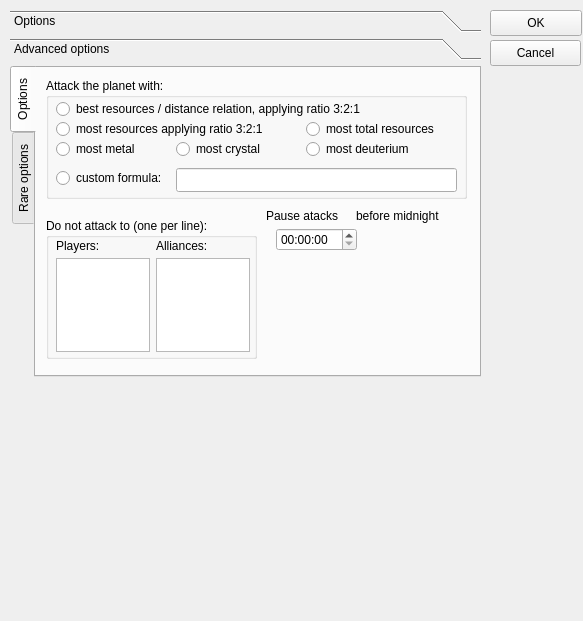
<ui version="4.0" >
 <class>Dialog</class>
 <widget class="QDialog" name="Dialog" >
  <property name="geometry" >
   <rect>
    <x>0</x>
    <y>0</y>
    <width>583</width>
    <height>621</height>
   </rect>
  </property>
  <property name="sizePolicy" >
   <sizepolicy>
    <hsizetype>0</hsizetype>
    <vsizetype>0</vsizetype>
    <horstretch>0</horstretch>
    <verstretch>0</verstretch>
   </sizepolicy>
  </property>
  <property name="windowTitle" >
   <string>Options</string>
  </property>
  <property name="windowIcon" >
   <iconset/>
  </property>
  <widget class="QLabel" name="label" >
   <property name="geometry" >
    <rect>
     <x>10</x>
     <y>370</y>
     <width>46</width>
     <height>14</height>
    </rect>
   </property>
   <property name="text" >
    <string/>
   </property>
  </widget>
  <widget class="QPushButton" name="cancelButton" >
   <property name="geometry" >
    <rect>
     <x>490</x>
     <y>40</y>
     <width>91</width>
     <height>26</height>
    </rect>
   </property>
   <property name="text" >
    <string>Cancel</string>
   </property>
   <property name="autoDefault" >
    <bool>false</bool>
   </property>
  </widget>
  <widget class="QPushButton" name="okButton" >
   <property name="geometry" >
    <rect>
     <x>490</x>
     <y>10</y>
     <width>92</width>
     <height>26</height>
    </rect>
   </property>
   <property name="text" >
    <string>OK</string>
   </property>
   <property name="autoDefault" >
    <bool>false</bool>
   </property>
  </widget>
  <widget class="QToolBox" name="toolBox" >
   <property name="geometry" >
    <rect>
     <x>10</x>
     <y>10</y>
     <width>471</width>
     <height>371</height>
    </rect>
   </property>
   <property name="currentIndex" >
    <number>1</number>
   </property>
   <widget class="QWidget" name="page_3" >
    <property name="geometry" >
     <rect>
      <x>0</x>
      <y>0</y>
      <width>471</width>
      <height>311</height>
     </rect>
    </property>
    <attribute name="label" >
     <string>Options</string>
    </attribute>
    <widget class="QLabel" name="label_12" >
     <property name="geometry" >
      <rect>
       <x>0</x>
       <y>0</y>
       <width>171</width>
       <height>17</height>
      </rect>
     </property>
     <property name="text" >
      <string>Webpage</string>
     </property>
     <property name="buddy" >
      <cstring>webpageLineEdit</cstring>
     </property>
    </widget>
    <widget class="QLineEdit" name="webpageLineEdit" >
     <property name="geometry" >
      <rect>
       <x>170</x>
       <y>0</y>
       <width>121</width>
       <height>22</height>
      </rect>
     </property>
     <property name="text" >
      <string/>
     </property>
    </widget>
    <widget class="QLabel" name="label_13" >
     <property name="geometry" >
      <rect>
       <x>0</x>
       <y>30</y>
       <width>241</width>
       <height>18</height>
      </rect>
     </property>
     <property name="text" >
      <string>Universe</string>
     </property>
     <property name="buddy" >
      <cstring>universeSpinBox</cstring>
     </property>
    </widget>
    <widget class="QLineEdit" name="usernameLineEdit" >
     <property name="geometry" >
      <rect>
       <x>170</x>
       <y>60</y>
       <width>121</width>
       <height>22</height>
      </rect>
     </property>
    </widget>
    <widget class="QLabel" name="label_10" >
     <property name="geometry" >
      <rect>
       <x>0</x>
       <y>60</y>
       <width>171</width>
       <height>22</height>
      </rect>
     </property>
     <property name="text" >
      <string>Username</string>
     </property>
     <property name="buddy" >
      <cstring>usernameLineEdit</cstring>
     </property>
    </widget>
    <widget class="QLabel" name="label_11" >
     <property name="geometry" >
      <rect>
       <x>0</x>
       <y>90</y>
       <width>171</width>
       <height>22</height>
      </rect>
     </property>
     <property name="text" >
      <string>Password</string>
     </property>
     <property name="buddy" >
      <cstring>passwordLineEdit</cstring>
     </property>
    </widget>
    <widget class="QLineEdit" name="passwordLineEdit" >
     <property name="geometry" >
      <rect>
       <x>170</x>
       <y>90</y>
       <width>121</width>
       <height>22</height>
      </rect>
     </property>
     <property name="echoMode" >
      <enum>QLineEdit::Password</enum>
     </property>
    </widget>
    <widget class="QComboBox" name="attackingShipComboBox" >
     <property name="geometry" >
      <rect>
       <x>180</x>
       <y>120</y>
       <width>111</width>
       <height>23</height>
      </rect>
     </property>
    </widget>
    <widget class="QLabel" name="label_2" >
     <property name="geometry" >
      <rect>
       <x>0</x>
       <y>120</y>
       <width>181</width>
       <height>20</height>
      </rect>
     </property>
     <property name="text" >
      <string>Attacking spaceship</string>
     </property>
     <property name="buddy" >
      <cstring>attackingShipComboBox</cstring>
     </property>
    </widget>
    <widget class="QLabel" name="label_3" >
     <property name="geometry" >
      <rect>
       <x>0</x>
       <y>150</y>
       <width>181</width>
       <height>20</height>
      </rect>
     </property>
     <property name="text" >
      <string>Attack radius</string>
     </property>
     <property name="buddy" >
      <cstring>attackRadiusSpinBox</cstring>
     </property>
    </widget>
    <widget class="QSpinBox" name="attackRadiusSpinBox" >
     <property name="geometry" >
      <rect>
       <x>240</x>
       <y>150</y>
       <width>51</width>
       <height>22</height>
      </rect>
     </property>
     <property name="maximum" >
      <number>999999999</number>
     </property>
    </widget>
    <widget class="QSpinBox" name="universeSpinBox" >
     <property name="geometry" >
      <rect>
       <x>240</x>
       <y>30</y>
       <width>51</width>
       <height>22</height>
      </rect>
     </property>
     <property name="minimum" >
      <number>1</number>
     </property>
    </widget>
    <widget class="QGroupBox" name="groupBox" >
     <property name="geometry" >
      <rect>
       <x>320</x>
       <y>0</y>
       <width>141</width>
       <height>241</height>
      </rect>
     </property>
     <property name="title" >
      <string>Attack from:</string>
     </property>
     <widget class="QCheckBox" name="isMoonCheckBox" >
      <property name="geometry" >
       <rect>
        <x>20</x>
        <y>210</y>
        <width>71</width>
        <height>20</height>
       </rect>
      </property>
      <property name="text" >
       <string>is moon</string>
      </property>
     </widget>
     <widget class="QToolButton" name="addPlanetButton" >
      <property name="geometry" >
       <rect>
        <x>60</x>
        <y>160</y>
        <width>23</width>
        <height>22</height>
       </rect>
      </property>
      <property name="text" >
       <string/>
      </property>
      <property name="autoRaise" >
       <bool>true</bool>
      </property>
      <property name="arrowType" >
       <enum>Qt::UpArrow</enum>
      </property>
     </widget>
     <widget class="QToolButton" name="removePlanetButton" >
      <property name="geometry" >
       <rect>
        <x>30</x>
        <y>160</y>
        <width>23</width>
        <height>22</height>
       </rect>
      </property>
      <property name="text" >
       <string/>
      </property>
      <property name="autoRaise" >
       <bool>true</bool>
      </property>
      <property name="arrowType" >
       <enum>Qt::DownArrow</enum>
      </property>
     </widget>
     <widget class="QLineEdit" name="addPlanetLineEdit" >
      <property name="geometry" >
       <rect>
        <x>10</x>
        <y>180</y>
        <width>91</width>
        <height>25</height>
       </rect>
      </property>
      <property name="inputMask" >
       <string>\[99:999:99\]; </string>
      </property>
      <property name="text" >
       <string>[1:1:1]</string>
      </property>
      <property name="alignment" >
       <set>Qt::AlignHCenter</set>
      </property>
     </widget>
     <widget class="QRadioButton" name="rotatePlanetsRadio" >
      <property name="geometry" >
       <rect>
        <x>10</x>
        <y>40</y>
        <width>101</width>
        <height>19</height>
       </rect>
      </property>
      <property name="text" >
       <string>Planets in list:</string>
      </property>
     </widget>
     <widget class="QRadioButton" name="mainPlanetRadio" >
      <property name="geometry" >
       <rect>
        <x>10</x>
        <y>20</y>
        <width>111</width>
        <height>19</height>
       </rect>
      </property>
      <property name="text" >
       <string>First planet</string>
      </property>
      <property name="checked" >
       <bool>true</bool>
      </property>
     </widget>
     <widget class="QListWidget" name="sourcePlanetsList" >
      <property name="geometry" >
       <rect>
        <x>10</x>
        <y>60</y>
        <width>94</width>
        <height>94</height>
       </rect>
      </property>
      <property name="horizontalScrollBarPolicy" >
       <enum>Qt::ScrollBarAlwaysOff</enum>
      </property>
      <property name="textElideMode" >
       <enum>Qt::ElideLeft</enum>
      </property>
     </widget>
    </widget>
    <widget class="QLabel" name="label_15" >
     <property name="geometry" >
      <rect>
       <x>0</x>
       <y>170</y>
       <width>231</width>
       <height>36</height>
      </rect>
     </property>
     <property name="text" >
      <string>Fleet slots to reserve for player usage:</string>
     </property>
     <property name="buddy" >
      <cstring>probesToSendSpinBox</cstring>
     </property>
    </widget>
    <widget class="QSpinBox" name="slotsToReserveSpinBox" >
     <property name="geometry" >
      <rect>
       <x>240</x>
       <y>180</y>
       <width>51</width>
       <height>22</height>
      </rect>
     </property>
     <property name="minimum" >
      <number>0</number>
     </property>
    </widget>
    <widget class="QSpinBox" name="probesToSendSpinBox" >
     <property name="geometry" >
      <rect>
       <x>240</x>
       <y>210</y>
       <width>51</width>
       <height>22</height>
      </rect>
     </property>
     <property name="minimum" >
      <number>1</number>
     </property>
    </widget>
    <widget class="QLabel" name="label_14" >
     <property name="geometry" >
      <rect>
       <x>0</x>
       <y>200</y>
       <width>231</width>
       <height>36</height>
      </rect>
     </property>
     <property name="text" >
      <string>Initial no. of espionage probes to send:</string>
     </property>
     <property name="buddy" >
      <cstring>probesToSendSpinBox</cstring>
     </property>
    </widget>
   </widget>
   <widget class="QWidget" name="page_4" >
    <property name="geometry" >
     <rect>
      <x>0</x>
      <y>0</y>
      <width>471</width>
      <height>311</height>
     </rect>
    </property>
    <attribute name="label" >
     <string>Advanced options</string>
    </attribute>
    <widget class="QTabWidget" name="tabWidget" >
     <property name="geometry" >
      <rect>
       <x>0</x>
       <y>0</y>
       <width>471</width>
       <height>311</height>
      </rect>
     </property>
     <property name="tabPosition" >
      <enum>QTabWidget::West</enum>
     </property>
     <property name="currentIndex" >
      <number>0</number>
     </property>
     <widget class="QWidget" name="tab" >
      <attribute name="title" >
       <string>Options</string>
      </attribute>
      <widget class="QGroupBox" name="groupBox_3" >
       <property name="geometry" >
        <rect>
         <x>10</x>
         <y>10</y>
         <width>421</width>
         <height>121</height>
        </rect>
       </property>
       <property name="title" >
        <string>Attack the planet with:</string>
       </property>
       <widget class="QRadioButton" name="mostMetalRadioButton" >
        <property name="geometry" >
         <rect>
          <x>10</x>
          <y>60</y>
          <width>111</width>
          <height>22</height>
         </rect>
        </property>
        <property name="text" >
         <string>most metal</string>
        </property>
       </widget>
       <widget class="QRadioButton" name="mostCrystalRadioButton" >
        <property name="geometry" >
         <rect>
          <x>130</x>
          <y>60</y>
          <width>111</width>
          <height>22</height>
         </rect>
        </property>
        <property name="text" >
         <string>most crystal</string>
        </property>
       </widget>
       <widget class="QRadioButton" name="mostDeuteriumRadioButton" >
        <property name="geometry" >
         <rect>
          <x>260</x>
          <y>60</y>
          <width>111</width>
          <height>22</height>
         </rect>
        </property>
        <property name="text" >
         <string>most deuterium</string>
        </property>
       </widget>
       <widget class="QRadioButton" name="customFormulaRadioButton" >
        <property name="geometry" >
         <rect>
          <x>10</x>
          <y>90</y>
          <width>111</width>
          <height>20</height>
         </rect>
        </property>
        <property name="text" >
         <string>custom formula:</string>
        </property>
       </widget>
       <widget class="QRadioButton" name="defaultFormulaRadioButton" >
        <property name="geometry" >
         <rect>
          <x>10</x>
          <y>20</y>
          <width>341</width>
          <height>22</height>
         </rect>
        </property>
        <property name="text" >
         <string>best resources / distance relation, applying ratio 3:2:1</string>
        </property>
       </widget>
       <widget class="QRadioButton" name="mostTotalRadioButton" >
        <property name="geometry" >
         <rect>
          <x>260</x>
          <y>40</y>
          <width>141</width>
          <height>22</height>
         </rect>
        </property>
        <property name="text" >
         <string>most total resources</string>
        </property>
       </widget>
       <widget class="QRadioButton" name="mostWithRatioRadioButton" >
        <property name="geometry" >
         <rect>
          <x>10</x>
          <y>40</y>
          <width>221</width>
          <height>22</height>
         </rect>
        </property>
        <property name="text" >
         <string>most resources applying ratio 3:2:1</string>
        </property>
       </widget>
       <widget class="QLineEdit" name="rentabilityFormulaLineEdit" >
        <property name="geometry" >
         <rect>
          <x>130</x>
          <y>90</y>
          <width>281</width>
          <height>24</height>
         </rect>
        </property>
       </widget>
      </widget>
      <widget class="QTimeEdit" name="timeEdit" >
       <property name="geometry" >
        <rect>
         <x>240</x>
         <y>160</y>
         <width>81</width>
         <height>23</height>
        </rect>
       </property>
      </widget>
      <widget class="QLabel" name="label_4" >
       <property name="geometry" >
        <rect>
         <x>230</x>
         <y>140</y>
         <width>74</width>
         <height>16</height>
        </rect>
       </property>
       <property name="text" >
        <string>Pause atacks</string>
       </property>
      </widget>
      <widget class="QGroupBox" name="groupBox_2" >
       <property name="geometry" >
        <rect>
         <x>10</x>
         <y>150</y>
         <width>211</width>
         <height>141</height>
        </rect>
       </property>
       <property name="title" >
        <string>Do not attack to (one per line):</string>
       </property>
       <widget class="QLabel" name="label_18" >
        <property name="geometry" >
         <rect>
          <x>10</x>
          <y>20</y>
          <width>46</width>
          <height>16</height>
         </rect>
        </property>
        <property name="text" >
         <string>Players:</string>
        </property>
        <property name="buddy" >
         <cstring>probesToSendSpinBox</cstring>
        </property>
       </widget>
       <widget class="QLabel" name="label_19" >
        <property name="geometry" >
         <rect>
          <x>110</x>
          <y>20</y>
          <width>54</width>
          <height>16</height>
         </rect>
        </property>
        <property name="text" >
         <string>Alliances:</string>
        </property>
        <property name="buddy" >
         <cstring>probesToSendSpinBox</cstring>
        </property>
       </widget>
       <widget class="QTextEdit" name="alliancesToAvoidTextEdit" >
        <property name="geometry" >
         <rect>
          <x>110</x>
          <y>40</y>
          <width>94</width>
          <height>94</height>
         </rect>
        </property>
        <property name="lineWrapMode" >
         <enum>QTextEdit::NoWrap</enum>
        </property>
       </widget>
       <widget class="QTextEdit" name="playersToAvoidTextEdit" >
        <property name="geometry" >
         <rect>
          <x>10</x>
          <y>40</y>
          <width>94</width>
          <height>94</height>
         </rect>
        </property>
        <property name="lineWrapMode" >
         <enum>QTextEdit::NoWrap</enum>
        </property>
       </widget>
      </widget>
      <widget class="QLabel" name="label_5" >
       <property name="geometry" >
        <rect>
         <x>320</x>
         <y>140</y>
         <width>91</width>
         <height>16</height>
        </rect>
       </property>
       <property name="text" >
        <string>before midnight</string>
       </property>
      </widget>
     </widget>
     <widget class="QWidget" name="tab_2" >
      <attribute name="title" >
       <string>Rare options</string>
      </attribute>
      <widget class="QSpinBox" name="systemsPerGalaxySpinBox" >
       <property name="geometry" >
        <rect>
         <x>250</x>
         <y>10</y>
         <width>61</width>
         <height>23</height>
        </rect>
       </property>
       <property name="maximum" >
        <number>9999</number>
       </property>
       <property name="minimum" >
        <number>1</number>
       </property>
      </widget>
      <widget class="QLabel" name="label_9" >
       <property name="geometry" >
        <rect>
         <x>10</x>
         <y>40</y>
         <width>212</width>
         <height>21</height>
        </rect>
       </property>
       <property name="text" >
        <string>Proxy server (leave empty for none):</string>
       </property>
      </widget>
      <widget class="QLineEdit" name="proxyLineEdit" >
       <property name="geometry" >
        <rect>
         <x>10</x>
         <y>60</y>
         <width>431</width>
         <height>24</height>
        </rect>
       </property>
      </widget>
      <widget class="QLabel" name="label_7" >
       <property name="geometry" >
        <rect>
         <x>10</x>
         <y>90</y>
         <width>230</width>
         <height>21</height>
        </rect>
       </property>
       <property name="text" >
        <string>(e.g: joe:password@myproxy.com:3128)</string>
       </property>
      </widget>
      <widget class="QLineEdit" name="userAgentLineEdit" >
       <property name="geometry" >
        <rect>
         <x>10</x>
         <y>270</y>
         <width>371</width>
         <height>25</height>
        </rect>
       </property>
      </widget>
      <widget class="QPushButton" name="resetUserAgentButton" >
       <property name="geometry" >
        <rect>
         <x>390</x>
         <y>270</y>
         <width>51</width>
         <height>26</height>
        </rect>
       </property>
       <property name="text" >
        <string>Reset</string>
       </property>
       <property name="autoDefault" >
        <bool>false</bool>
       </property>
      </widget>
      <widget class="QLabel" name="label_6" >
       <property name="geometry" >
        <rect>
         <x>10</x>
         <y>250</y>
         <width>66</width>
         <height>21</height>
        </rect>
       </property>
       <property name="text" >
        <string>User agent:</string>
       </property>
      </widget>
      <widget class="QLabel" name="label_8" >
       <property name="geometry" >
        <rect>
         <x>10</x>
         <y>10</y>
         <width>231</width>
         <height>21</height>
        </rect>
       </property>
       <property name="text" >
        <string>Solar systems per galaxy in the server:</string>
       </property>
      </widget>
     </widget>
    </widget>
   </widget>
  </widget>
 </widget>
 <tabstops>
  <tabstop>webpageLineEdit</tabstop>
  <tabstop>universeSpinBox</tabstop>
  <tabstop>usernameLineEdit</tabstop>
  <tabstop>passwordLineEdit</tabstop>
  <tabstop>attackingShipComboBox</tabstop>
  <tabstop>attackRadiusSpinBox</tabstop>
  <tabstop>probesToSendSpinBox</tabstop>
  <tabstop>okButton</tabstop>
  <tabstop>cancelButton</tabstop>
 </tabstops>
 <resources/>
 <connections>
  <connection>
   <sender>cancelButton</sender>
   <signal>clicked()</signal>
   <receiver>Dialog</receiver>
   <slot>reject()</slot>
   <hints>
    <hint type="sourcelabel" >
     <x>480</x>
     <y>75</y>
    </hint>
    <hint type="destinationlabel" >
     <x>179</x>
     <y>282</y>
    </hint>
   </hints>
  </connection>
 </connections>
</ui>
